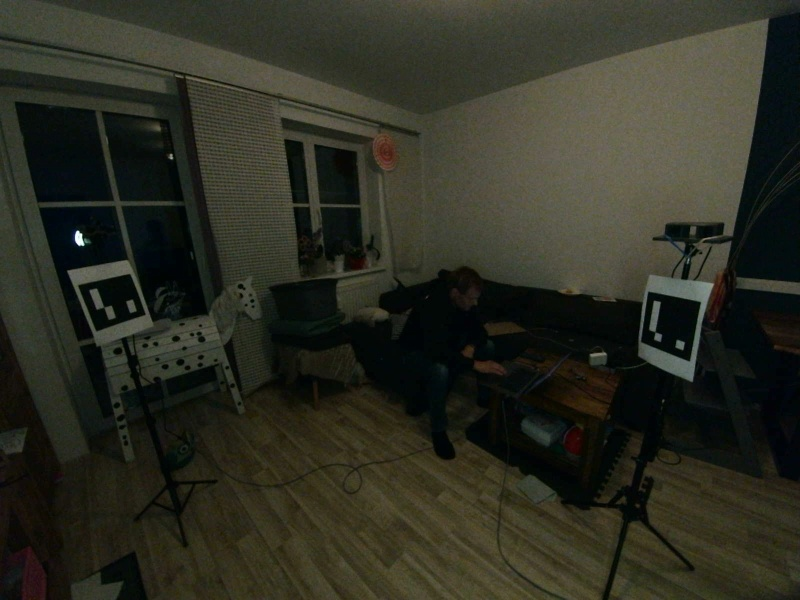
#> input picture elp1_test.jpg, 800 x 600 px
$ python -i anthro3d_native.py   (imports and definitions only)
#> lines starting #> are read from the running program, lines starting #| are printed output that depends on the picture; after the words box and inside, x2 and y2 are one past the last pixel; in counts of white or black regions, pixels touching at a corner belong together
#> further down, picture is the input picture: shape (600, 800, 3); mean B, G, R 34.8, 46.2, 45.3
#!/usr/bin/env python3
"""
ANTHRO3D — Native Desktop App
================================
Vollständige App in einem OpenCV-Fenster.
Keine Browser, kein WebSocket nötig.

Starten:
  python3 anthro3d_native.py

Maus:  Buttons klicken
Tasten:
  K = Kalman-Filter an/aus
  S = Skelett an/aus
  L = Sprache DE/EN
  V = Normal/Klinisch
  SPACE = Aufnahme starten/stoppen
  Q = Beenden
"""

import cv2
import numpy as np
import mediapipe as mp
from mediapipe.tasks.python import vision as mp_vision
from mediapipe.tasks.python.vision import PoseLandmarker, PoseLandmarkerOptions, RunningMode
import yaml, json, time, math, datetime
from pathlib import Path

# ── KONFIGURATION ─────────────────────────────────────────────────────────────
CAM_L      = 0
CAM_R      = 2
RES        = (1280, 720)
FPS        = 60
MODEL_PATH = Path("~/anthro3d/pose_landmarker.task").expanduser()
SAVE_DIR   = Path("~/anthro3d/sessions").expanduser()

# ArUco
ARUCO_DICT     = cv2.aruco.getPredefinedDictionary(cv2.aruco.DICT_4X4_50)
ARUCO_PARAMS   = cv2.aruco.DetectorParameters()
ARUCO_DETECTOR = cv2.aruco.ArucoDetector(ARUCO_DICT, ARUCO_PARAMS)
ARUCO_ID       = 1       # Marker ID Patient
ARUCO_SIZE_CM  = 10.0    # Marker Größe in cm

# ── FARBEN (ANTHRO3D Design) ───────────────────────────────────────────────────
C = {
    'bg':       (242, 245, 243),   # Hintergrund
    'panel':    (255, 255, 255),   # Panel
    'border':   (212, 224, 214),   # Rand
    'g1':       (80,  107, 61),    # Grün dunkel
    'g2':       (90,  138, 74),    # Grün mittel
    'g3':       (106, 154, 90),    # Grün hell
    'text':     (26,  46,  32),    # Text
    'dim':      (96,  122, 100),   # Gedimmt
    'muted':    (176, 200, 176),   # Gemuted
    'red':      (64,  64,  192),   # Rot (BGR)
    'blue':     (160, 96,  48),    # Blau (BGR)
    'white':    (255, 255, 255),
    'black':    (0,   0,   0),
    'skel':     (80,  180, 80),    # Skelett grün
    'axis_s':   (220, 88,  68),    # Schulterachse (BGR)
    'axis_h':   (200, 80,  160),   # Beckenachse
    'axis_k':   (80,  180, 80),    # Knieachse
    'lot':      (48,  128, 192),   # Körperlot
}

# ── LAYOUT ────────────────────────────────────────────────────────────────────
WIN_W, WIN_H = 1280, 780
CAM_X,  CAM_Y  = 240, 0
CAM_W,  CAM_H  = 800, 580
PANEL_L_W = 240
PANEL_R_X = CAM_X + CAM_W
PANEL_R_W = WIN_W - PANEL_R_X
BAR_Y     = CAM_H
BAR_H     = WIN_H - CAM_H

# MediaPipe Landmark Indizes
LM = {
    "nose":0,"l_eye":2,"r_eye":5,"l_ear":7,"r_ear":8,
    "l_shoulder":11,"r_shoulder":12,"l_elbow":13,"r_elbow":14,
    "l_wrist":15,"r_wrist":16,"l_hip":23,"r_hip":24,
    "l_knee":25,"r_knee":26,"l_ankle":27,"r_ankle":28,
}

SKEL_CONNS = [
    ("l_shoulder","r_shoulder"),("l_shoulder","l_elbow"),("l_elbow","l_wrist"),
    ("r_shoulder","r_elbow"),("r_elbow","r_wrist"),
    ("l_shoulder","l_hip"),("r_shoulder","r_hip"),("l_hip","r_hip"),
    ("l_hip","l_knee"),("l_knee","l_ankle"),("r_hip","r_knee"),("r_knee","r_ankle"),
]

LABELS = {
    'de': {
        'height':'Körpergröße','shoulder_w':'Schulterbreite','hip_w':'Hüftbreite',
        'arm_l':'Oberarm L','arm_r':'Oberarm R','forearm_l':'Unterarm L','forearm_r':'Unterarm R',
        'thigh_l':'Oberschenkel L','thigh_r':'Oberschenkel R',
        'shin_l':'Unterschenkel L','shin_r':'Unterschenkel R','torso':'Rumpf',
        'shoulder_ang':'Schulterachse','hip_ang':'Beckenachse','knee_ang':'Knieachse',
    },
    'en': {
        'height':'Body Height','shoulder_w':'Shoulder Width','hip_w':'Hip Width',
        'arm_l':'Upper Arm L','arm_r':'Upper Arm R','forearm_l':'Forearm L','forearm_r':'Forearm R',
        'thigh_l':'Thigh L','thigh_r':'Thigh R',
        'shin_l':'Shin L','shin_r':'Shin R','torso':'Torso',
        'shoulder_ang':'Shoulder Axis','hip_ang':'Pelvis Axis','knee_ang':'Knee Axis',
    }
}

# ── KALMAN ────────────────────────────────────────────────────────────────────
class KalmanFilter2D:
    # [15 lines left out: functions __init__, update, not called in this run]
    def reset(self): self.init=False

class Smoother:
    def __init__(self): self.enabled=False; self.filters={}
    def toggle(self): self.enabled=not self.enabled
    # [7 lines left out: function smooth, not called in this run]

# ── BUTTON KLASSE ─────────────────────────────────────────────────────────────
class Button:
    def __init__(self,x,y,w,h,label,toggle=False,active=True):
        self.x,self.y,self.w,self.h=x,y,w,h
        self.label=label; self.toggle=toggle; self.active=active
    def hit(self,mx,my): return self.x<=mx<=self.x+self.w and self.y<=my<=self.y+self.h
    def draw(self,canvas):
        col_bg  = C['g2'] if self.active else C['border']
        col_txt = C['white'] if self.active else C['dim']
        cv2.rectangle(canvas,(self.x,self.y),(self.x+self.w,self.y+self.h),col_bg,-1)
        cv2.rectangle(canvas,(self.x,self.y),(self.x+self.w,self.y+self.h),C['g1'],1)
        tw,th = cv2.getTextSize(self.label,cv2.FONT_HERSHEY_SIMPLEX,0.38,1)[0]
        tx = self.x+(self.w-tw)//2; ty = self.y+(self.h+th)//2
        cv2.putText(canvas,self.label,(tx,ty),cv2.FONT_HERSHEY_SIMPLEX,0.38,col_txt,1,cv2.LINE_AA)

# ── HAUPTAPP ──────────────────────────────────────────────────────────────────
class ANTHRO3DApp:
    def __init__(self):
        self.lang      = 'de'
        self.smoother  = Smoother()
        self.show_skel = True
        self.show_axis = True
        self.show_lot  = True
        self.show_seg  = True
        self.show_ang  = True
        self.clinical  = False
        self.px_per_cm = None
        self.meas      = {}
        self.pts       = {}
        self.fps_val   = 0.0
        self.frame_n   = 0
        self.fps_t     = time.time()
        self.recording = False
        self.rec_start = None
        self.frames    = []
        self.landmarker = None
        self.cap_l = self.cap_r = None
        self.timestamp_ms = 0
        self.canvas    = np.zeros((WIN_H,WIN_W,3),np.uint8)
        self._init_buttons()

    def _init_buttons(self):
        # Linkes Panel — Toggle Buttons
        bx,by,bw,bh,gap = 10,120,100,22,28
        self.btn_skel  = Button(bx,by,     bw,bh,"Skelett",   True,True)
        self.btn_axis  = Button(bx,by+gap, bw,bh,"Achsen",    True,True)
        self.btn_lot   = Button(bx,by+gap*2,bw,bh,"Koerperlot",True,True)
        self.btn_seg   = Button(bx,by+gap*3,bw,bh,"Laengen",   True,True)
        self.btn_ang   = Button(bx,by+gap*4,bw,bh,"Winkel",    True,True)
        self.btn_clin  = Button(bx,by+gap*5,bw,bh,"Klinisch",  True,False)
        self.btn_kalm  = Button(bx,by+gap*6,bw,bh,"Kalman",    True,False)
        self.btn_lang  = Button(bx,by+gap*7,bw,bh,"DE/EN",     False,True)
        # Bottom Bar
        self.btn_rec   = Button(CAM_X+CAM_W//2-80,BAR_Y+15,160,40,"● Aufnahme starten",False,True)
        self.all_btns  = [self.btn_skel,self.btn_axis,self.btn_lot,self.btn_seg,
                          self.btn_ang,self.btn_clin,self.btn_kalm,self.btn_lang,self.btn_rec]

    # [109 lines left out: functions init_landmarker, connect_cams, grab, detect_aruco, get_landmarks, extract_pts and 2 more, not called in this run]

    # ── ZEICHNEN ──────────────────────────────────────────────────────────────
    def draw_frame(self,cam_frame):
        canvas = np.full((WIN_H,WIN_W,3),C['bg'],np.uint8)

        # ── Kamerabild ────────────────────────────────────────────────────────
        if cam_frame is not None:
            h,w = cam_frame.shape[:2]
#> h = 600; w = 800
            # Klinischer Modus
            if self.clinical:
                gray = cv2.cvtColor(cam_frame,cv2.COLOR_BGR2GRAY)
                g3   = cv2.merge([gray,gray,gray])
                # Auf ANTHRO3D Palette mappen
                lut  = np.zeros((256,1,3),np.uint8)
                for i in range(256):
                    t=i/255
                    lut[i,0,0]=int(195+t*33)
                    lut[i,0,1]=int(210+t*25)
                    lut[i,0,2]=int(198+t*30)
                display = cv2.LUT(g3,lut.reshape(256,3))
            else:
                display = cam_frame.copy()

            # Skalieren auf CAM-Bereich
            disp_scaled = cv2.resize(display,(CAM_W,CAM_H))
            canvas[CAM_Y:CAM_Y+CAM_H, CAM_X:CAM_X+CAM_W] = disp_scaled
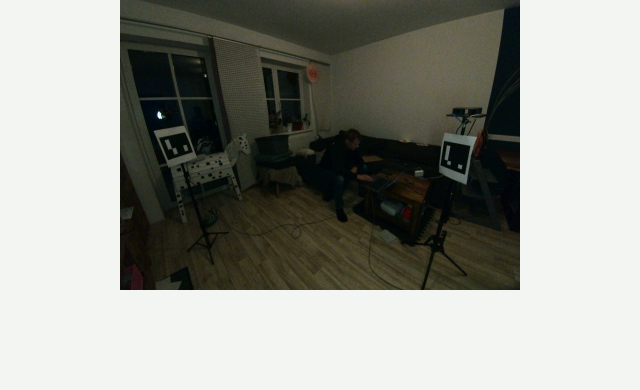
#> canvas: shape (780, 1280, 3) (shown at 1/2 size); mean B, G, R 145.7, 152.5, 151.1

            # Scale-Faktor für Landmark-Koordinaten
            sx = CAM_W/w; sy = CAM_H/h
#> after `sx = CAM_W / w`: sx = 1
#> after `sy = CAM_H / h`: sy = 0.967

            # ── Skelett ───────────────────────────────────────────────────────
            if self.show_skel and self.pts:
                # [4 lines left out: function cp, not called in this run]

                for a,b in SKEL_CONNS:
                    pa,pb=cp(a),cp(b)
                    if pa and pb:
                        cv2.line(canvas,pa,pb,C['skel'],2,cv2.LINE_AA)
                for name in LM:
                    p=cp(name)
                    if p:
                        cv2.circle(canvas,p,4,C['g2'],-1)
                        cv2.circle(canvas,p,4,C['white'],1)

                # ── Achsenlinien ──────────────────────────────────────────────
                if self.show_axis:
                    sl,sr = cp('l_shoulder'),cp('r_shoulder')
                    hl,hr = cp('l_hip'),cp('r_hip')
                    kl,kr = cp('l_knee'),cp('r_knee')

                    # [11 lines left out: function draw_axis, not called in this run]

                    draw_axis(sl,sr,C['axis_s'],self.meas.get('shoulder_ang'))
                    draw_axis(hl,hr,C['axis_h'],self.meas.get('hip_ang'))
                    draw_axis(kl,kr,C['axis_k'],self.meas.get('knee_ang'))

                # ── Körperlot ─────────────────────────────────────────────────
                if self.show_lot:
                    nose=cp('nose'); ankle=cp('l_ankle') or cp('r_ankle')
                    if nose and ankle:
                        cx=(nose[0]+ankle[0])//2
                        cv2.line(canvas,(cx,CAM_Y),(cx,CAM_Y+CAM_H),C['lot'],1,cv2.LINE_AA)

                # ── Segmentlängen ─────────────────────────────────────────────
                if self.show_seg and self.px_per_cm:
                    segs=[('l_shoulder','l_elbow','arm_l'),('r_shoulder','r_elbow','arm_r'),
                          ('l_hip','l_knee','thigh_l'),('r_hip','r_knee','thigh_r'),
                          ('l_knee','l_ankle','shin_l'),('r_knee','r_ankle','shin_r')]
                    for a,b,key in segs:
                        pa,pb=cp(a),cp(b)
                        val=self.meas.get(key)
                        if pa and pb and val:
                            mx,my=(pa[0]+pb[0])//2,(pa[1]+pb[1])//2
                            txt=f"{val:.0f}cm"
                            (tw,th),_=cv2.getTextSize(txt,cv2.FONT_HERSHEY_SIMPLEX,0.38,1)
                            cv2.rectangle(canvas,(mx-2,my-th-2),(mx+tw+2,my+2),(255,255,255),-1)
                            cv2.putText(canvas,txt,(mx,my),cv2.FONT_HERSHEY_SIMPLEX,
                                0.38,C['g1'],1,cv2.LINE_AA)

        # ── Kamerarahmen ──────────────────────────────────────────────────────
        cv2.rectangle(canvas,(CAM_X,CAM_Y),(CAM_X+CAM_W,CAM_Y+CAM_H),C['border'],1)

        # ── Linkes Panel ──────────────────────────────────────────────────────
        cv2.rectangle(canvas,(0,0),(PANEL_L_W,WIN_H),C['panel'],-1)
        cv2.rectangle(canvas,(0,0),(PANEL_L_W,WIN_H),C['border'],1)

        # Logo
        cv2.putText(canvas,"ANTHRO3D",(10,30),cv2.FONT_HERSHEY_SIMPLEX,0.7,C['g1'],2,cv2.LINE_AA)
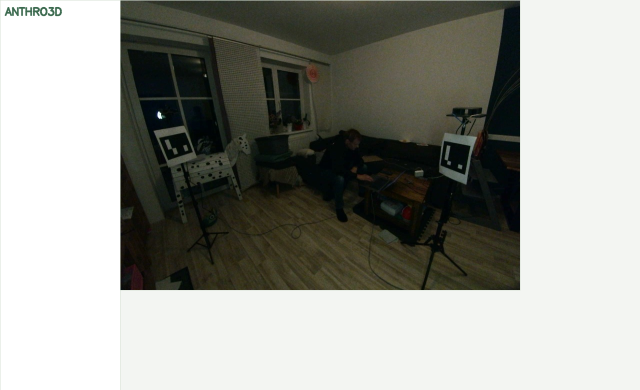
#> canvas: shape (780, 1280, 3) (shown at 1/2 size); mean B, G, R 148.1, 154.4, 153.2
        cv2.putText(canvas,"v2.0",(10,50),cv2.FONT_HERSHEY_SIMPLEX,0.35,C['muted'],1,cv2.LINE_AA)
#> canvas: shape (780, 1280, 3); 0.02% of pixels changed, all inside (x1, y1, x2, y2) = (10, 42, 34, 52)

        # Status
        aruco_txt = f"ArUco {self.px_per_cm:.1f}px/cm" if self.px_per_cm else "ArUco: ID1 zeigen"
        aruco_col = C['g2'] if self.px_per_cm else C['red']
        cv2.putText(canvas,aruco_txt,(10,75),cv2.FONT_HERSHEY_SIMPLEX,0.32,aruco_col,1,cv2.LINE_AA)
#> canvas: shape (780, 1280, 3); mean B, G, R 148, 154.4, 153.2
        cv2.putText(canvas,f"{self.fps_val:.0f} fps",(160,75),cv2.FONT_HERSHEY_SIMPLEX,0.32,C['muted'],1,cv2.LINE_AA)
#> canvas: shape (780, 1280, 3); mean B, G, R 148, 154.4, 153.2

        # Abschnitt-Label
        cv2.putText(canvas,"ANSICHT",(10,108),cv2.FONT_HERSHEY_SIMPLEX,0.32,C['muted'],1,cv2.LINE_AA)
#> canvas: shape (780, 1280, 3); mean B, G, R 148, 154.4, 153.2

        # Buttons aktualisieren und zeichnen
        self.btn_skel.active = self.show_skel
        self.btn_axis.active = self.show_axis
        self.btn_lot.active  = self.show_lot
        self.btn_seg.active  = self.show_seg
        self.btn_ang.active  = self.show_ang
        self.btn_clin.active = self.clinical
        self.btn_kalm.active = self.smoother.enabled

        for btn in self.all_btns:
            btn.draw(canvas)
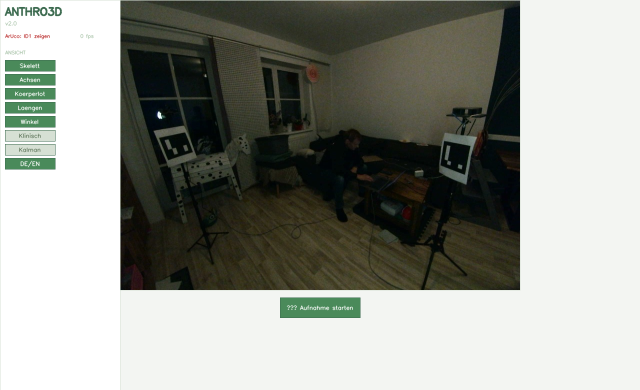
#> canvas: shape (780, 1280, 3) (shown at 1/2 size); mean B, G, R 144.6, 151.9, 149.5

        # ── Rechtes Panel — Messwerte ──────────────────────────────────────────
        cv2.rectangle(canvas,(PANEL_R_X,0),(WIN_W,WIN_H),C['panel'],-1)
        cv2.rectangle(canvas,(PANEL_R_X,0),(WIN_W,WIN_H),C['border'],1)

        L = LABELS[self.lang]
        rx = PANEL_R_X + 8

        # Körpergröße prominent
        h_val = self.meas.get('height')
        cv2.putText(canvas,L['height'],(rx,28),cv2.FONT_HERSHEY_SIMPLEX,0.38,C['dim'],1,cv2.LINE_AA)
#> canvas: shape (780, 1280, 3); mean B, G, R 146.9, 153.7, 151.6
        h_txt = f"{h_val:.1f} cm" if h_val else "--- cm"
        cv2.putText(canvas,h_txt,(rx,58),cv2.FONT_HERSHEY_SIMPLEX,0.9,C['g1'],2,cv2.LINE_AA)
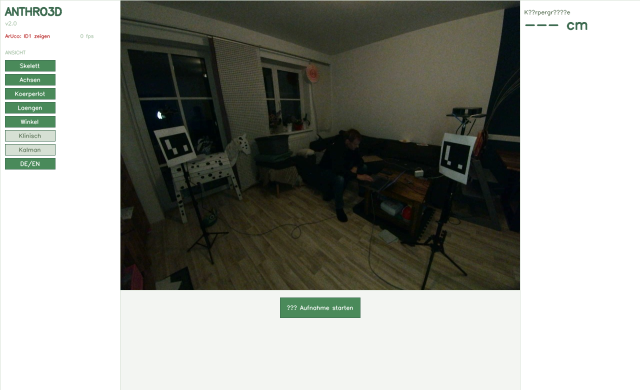
#> canvas: shape (780, 1280, 3) (shown at 1/2 size); mean B, G, R 146.9, 153.6, 151.5
        cv2.line(canvas,(rx,68),(WIN_W-8,68),C['border'],1)
#> canvas: shape (780, 1280, 3); 0.02% of pixels changed, all inside (x1, y1, x2, y2) = (1048, 68, 1273, 69)

        # Messwerte Liste
        keys = [
            ('shoulder_w',None),('hip_w',None),
            ('arm_l','arm_r'),('forearm_l','forearm_r'),
            ('thigh_l','thigh_r'),('shin_l','shin_r'),
            ('torso',None),
        ]
        ry = 82
        for k1,k2 in keys:
            v1 = self.meas.get(k1)
            lbl1 = L.get(k1,k1)
            val1 = f"{v1:.1f}cm" if v1 else "---"
            cv2.putText(canvas,lbl1[:14],(rx,ry),cv2.FONT_HERSHEY_SIMPLEX,0.3,C['dim'],1,cv2.LINE_AA)
            cv2.putText(canvas,val1,(rx,ry+13),cv2.FONT_HERSHEY_SIMPLEX,0.38,C['g1'],1,cv2.LINE_AA)
            if k2:
                v2 = self.meas.get(k2)
                lbl2 = L.get(k2,k2)
                val2 = f"{v2:.1f}cm" if v2 else "---"
                cv2.putText(canvas,lbl2[:14],(rx+80,ry),cv2.FONT_HERSHEY_SIMPLEX,0.3,C['dim'],1,cv2.LINE_AA)
                cv2.putText(canvas,val2,(rx+80,ry+13),cv2.FONT_HERSHEY_SIMPLEX,0.38,C['g1'],1,cv2.LINE_AA)
            ry += 32
            cv2.line(canvas,(rx,ry-4),(WIN_W-8,ry-4),C['border'],1)
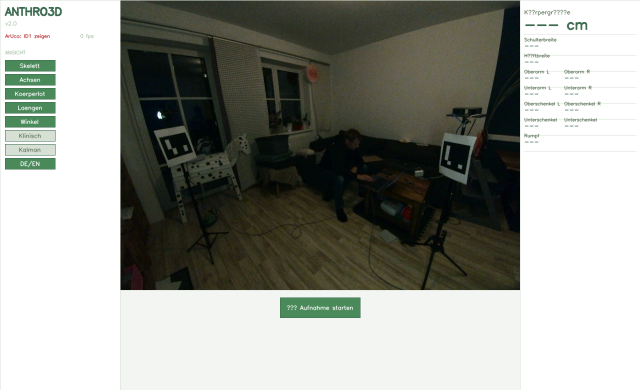
#> canvas: shape (780, 1280, 3) (shown at 1/2 size); mean B, G, R 146.4, 153.3, 151.1
#> after the loop, ry = 306

        # Winkel
        cv2.putText(canvas,"WINKEL",(rx,ry+10),cv2.FONT_HERSHEY_SIMPLEX,0.32,C['muted'],1,cv2.LINE_AA)
#> canvas: shape (780, 1280, 3); 0.03% of pixels changed, all inside (x1, y1, x2, y2) = (1048, 308, 1085, 318)
        ry += 24
#> ry = 330
        for key in ['shoulder_ang','hip_ang','knee_ang']:
            v = self.meas.get(key)
            lbl = L.get(key,key)
            val = f"{v:.1f}" if v else "---"
            cv2.putText(canvas,lbl[:16],(rx,ry),cv2.FONT_HERSHEY_SIMPLEX,0.3,C['dim'],1,cv2.LINE_AA)
            cv2.putText(canvas,val,(rx+110,ry),cv2.FONT_HERSHEY_SIMPLEX,0.38,C['blue'],1,cv2.LINE_AA)
            ry += 22
#> this loop made 3 passes
#> ry on passes 1 to 3: 352, 374, 396
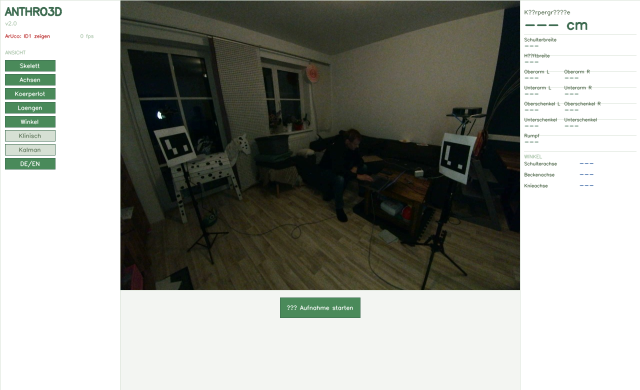
#> canvas: shape (780, 1280, 3) (shown at 1/2 size); mean B, G, R 146.3, 153.2, 151
#> after the loop, ry = 396

        # ── Bottom Bar ────────────────────────────────────────────────────────
        cv2.rectangle(canvas,(CAM_X,BAR_Y),(CAM_X+CAM_W,WIN_H),C['panel'],-1)
        cv2.rectangle(canvas,(CAM_X,BAR_Y),(CAM_X+CAM_W,WIN_H),C['border'],1)

        # Aufnahme-Button
        if self.recording:
            dur = time.time()-self.rec_start
            m,s = int(dur//60),int(dur%60)
            self.btn_rec.label = f"■ Stopp  {m}:{s:02d}"
            self.btn_rec.active = True
        else:
            self.btn_rec.label = "● Aufnahme starten"
            self.btn_rec.active = False
        self.btn_rec.draw(canvas)

        # Tastenkürzel
        keys_txt = "K=Kalman  S=Skelett  V=Klinisch  L=Sprache  SPACE=REC  Q=Beenden"
        cv2.putText(canvas,keys_txt,(CAM_X+10,WIN_H-8),cv2.FONT_HERSHEY_SIMPLEX,0.3,C['muted'],1,cv2.LINE_AA)
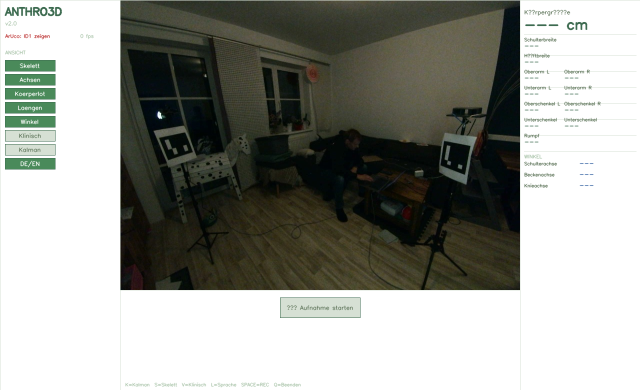
#> canvas: shape (780, 1280, 3) (shown at 1/2 size); mean B, G, R 148.9, 155.1, 153.6

        return canvas

    # [62 lines left out: functions on_click, toggle_rec, run, not called in this run]

# [2 lines not run here, left out]

>>> import cv2
>>> picture = cv2.imread('elp1_test.jpg')
>>> result = ANTHRO3DApp().draw_frame(picture)
